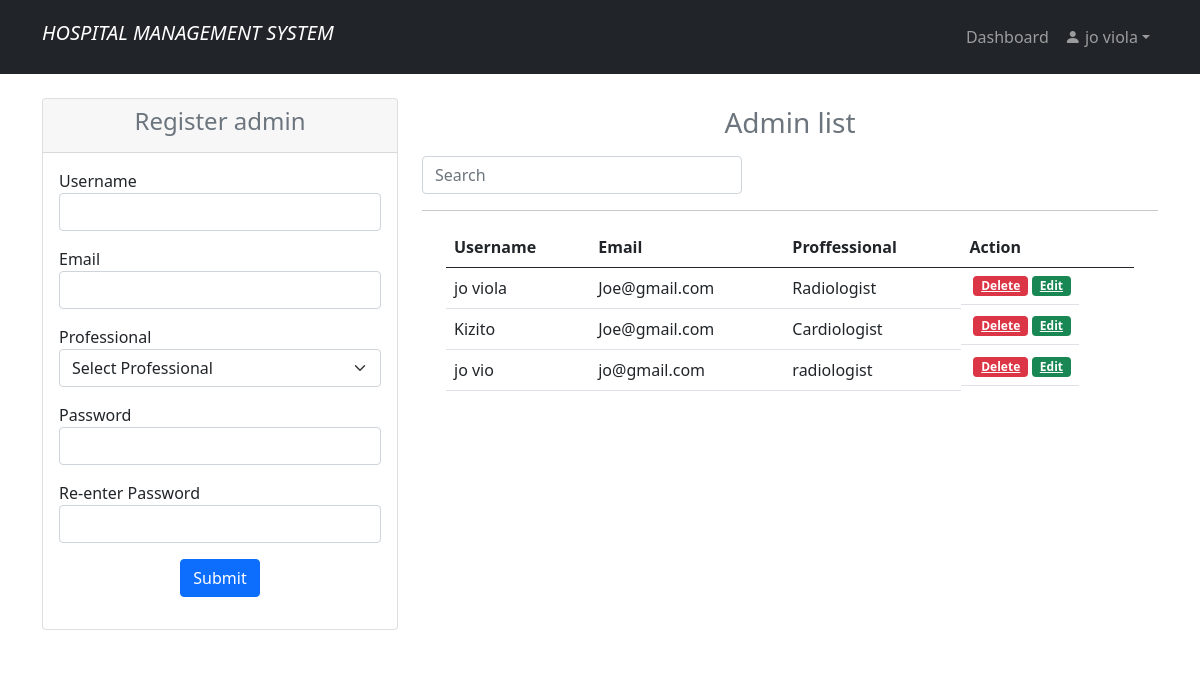
Page /admin_reg.php (signed in) on the earlier database version.
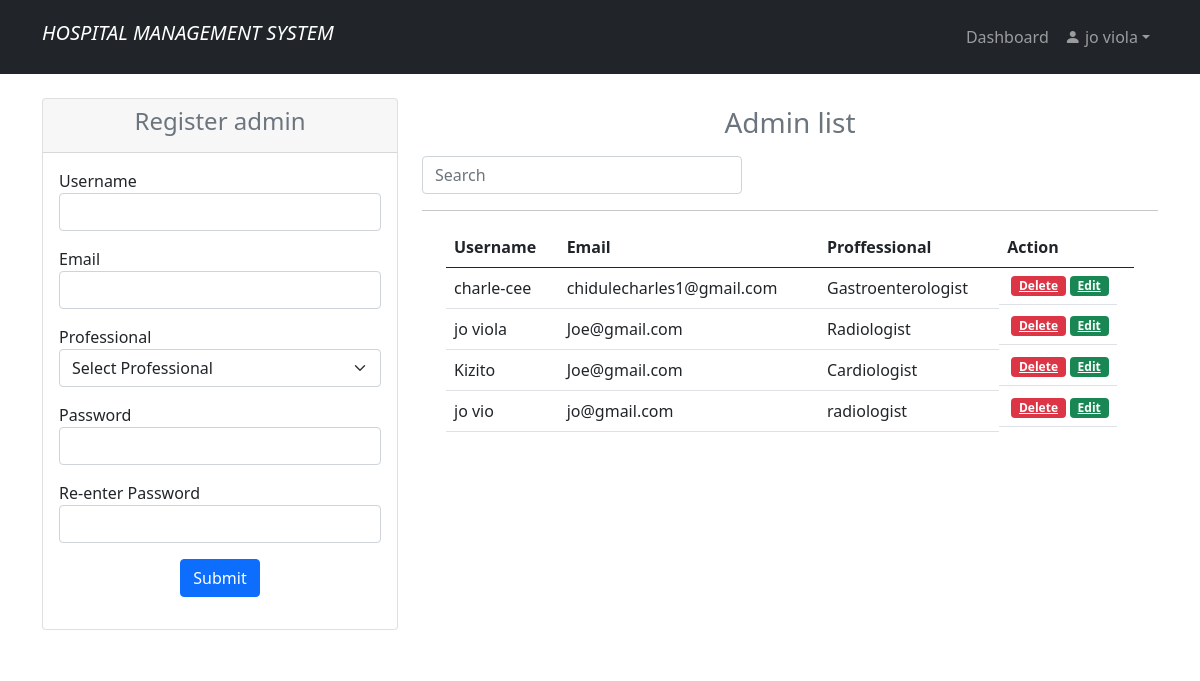
Same page on the later database version.
### tables this page shows
CREATE TABLE `users` (
  `id` int(11) NOT NULL,
  `uname` varchar(30) NOT NULL,
  `prof` varchar(30) NOT NULL,
  `pwd` text NOT NULL,
  `role` text NOT NULL,
  `email` text NOT NULL
);

### admin_regdb.php (called while the page is built, shortened)
<?php
    $update = false;
    $uname = '';
    $email = '';
    $pwd = '';
?>

### admin_reg.php (the view, shortened to what this page needs)
<?php
    include 'admin_regdb.php';
    if (isset($_SESSION['id']) && isset($_SESSION['uname'])){
?>
<!doctype html>
<html lang="en">
    <head>
        <link rel="stylesheet" href="https://cdn.jsdelivr.net/npm/bootstrap-icons@1.3.0/font/bootstrap-icons.css">
        <link rel="stylesheet" href="style.css"/>
        <link rel="stylesheet" href="bootstrap-5.0.0/css/bootstrap.min.css"/>
    </head>
    <body>
     <?php
            include "anavbar.php";
        ?>
<section class="p-4 bg-white">
        <div class="container">
            <div class="row">
                <div class="col-md-4">
                    <div class="card">
                        <div class="card-header">
                            <h4 class="text-center text-secondary">Register admin</h4>
                        </div>
                        <div class="card-body">
                        <form action="admin_regdb.php" method="POST">
                           <div class="form-group mb-3">
                               <label>Username</label>
                               <?php if (isset($_GET['uname'])) {?>
                               <input type="text" name="uname" class="form-control"
                               value="<?php echo $_GET['uname']; ?>"/>
                               <?php }else { ?>
                                   <input type="text" value="<?= $uname; ?>" name="uname" class="form-control"/>
                               <?php }?>
                           </div>
                           <div class="form-group mb-3">
                               <label>Email</label>
                               <?php if (isset($_GET['email'])) {?>
                               <input type="email" name="email" class="form-control"
                               value="<?php echo $_GET['email']; ?>"/>
                               <?php }else { ?>
                                   <input type="email" value="<?= $email; ?>" name="email" class="form-control"/>
                               <?php }?>
                           </div>
                           <div class="form-group mb-3">
                                <label for="professional">Professional</label>
                                <?php if (isset($_GET['prof'])) { ?>
                                    <select name="prof" class="form-control">
                                        <option value="<?php echo $_GET['prof']; ?>"><?php echo $_GET['prof']; ?></option>
                                    </select>
                                <?php } else { ?>
                                    <select name="prof" required class="form-select">
                                        <option value="">Select Professional</option>
                                    </select>
                                <?php } ?>
                            </div>
                       <div class="form-group mb-3">
                           <label>Password</label>
                           <input type="password" value="<?= $pwd; ?>" name="pwd" class="form-control"/>
                       </div>
                       <div class="form-group mb-3">
                           <label>Re-enter Password</label>
                           <input type="password" value="<?= $pwd; ?>" name="re_pwd" class="form-control"/>
                       </div>
                       <div class="form-group mb-3 text-center">
                        <?php if($update == TRUE) {?>
                            <button type="submit" name="update" class="btn btn-success">Update</button>
                        <?php } else {?>
                           <button type="submit" class="btn btn-primary" name="save">Submit</button>
                           <?php } ?>
                       </div>
                   </form>
                        </div>
                    </div>
                </div>
                <div class="col-md-8">
                <h3 class="text-center text-secondary p-2">
                    Admin list
                </h3>
                        <input class="form-control me-1" id="myInput" style="width:100%; max-width:20rem" type="text" placeholder="Search" aria-label="Search">
                <hr>
                <?php
                    $sql = "SELECT * FROM users WHERE role='admin' ORDER BY id DESC";
                    $result = $mysqli->query($sql);
                ?>
                        <div class="container" style="overflow:auto">
                            <table class="table table-hover">
                                <thead>
                                    <tr>
                                        <th>Username</th>
                                        <th>Email</th>
                                        <th>Proffessional</th>
                                        <th>Action</th>
                                    </tr>
                                </thead>
                                <tbody id = "myTable">
                                <?php while($row = $result->fetch_assoc()) { ?>
                                    <tr>
                                        <td><?= $row['uname']; ?></td>
                                        <td><?= $row['email']; ?></td>
                                        <td><?= $row['prof']; ?></td>
                                        <td class="btn-group btn-group-justified">
                                            <a href="admin_regdb.php?delete=<?php echo $row['id']; ?>" class="badge bg-danger mx-1"
                                            onclick="return confirm('This will be deleted completely?');">Delete</a>
                                            <a href="admin_reg.php?edit=<?php echo $row['id']; ?>" class="badge bg-success">Edit</a>
                                        </td>
                                    </tr>
                                <?php }?>
                                </tbody>
                            </table>
                        </div>
                </div>
         </div>
    </section>
        <?php
            include "footer.php";
        ?>
    </body>
</html>
<?php
    }else {
        header("Location: home.php");
        exit();
    }
?>

### anavbar.php (shortened to what this page needs)
<!doctype html>
<html lang="en">
    <head>
        <link rel="stylesheet" href="https://cdn.jsdelivr.net/npm/bootstrap-icons@1.3.0/font/bootstrap-icons.css">
        <link rel="stylesheet" href="style.css"/>
        <link rel="stylesheet" href="bootstrap-5.0.0/css/bootstrap.min.css"/>
    </head>
    <body>
        <nav class="navbar navbar-expand-lg bg-dark navbar-dark py-3">
            <div class="container">
                <h5 class="navbar-brand"><i>HOSPITAL MANAGEMENT SYSTEM</i></h5>
                <div class="collapse navbar-collapse" id="navmenu">
                    <ul class="navbar-nav ms-auto">
                        <li class="nav-item">
                            <a href="dashboard.php" class="nav-link">Dashboard </a>
                        </li>
                        <li class="nav-item dropdown">
                            <a class="nav-link dropdown-toggle bi bi-person-fill" href="#" role="button" data-bs-toggle="dropdown" aria-expanded="false">
                            <?php echo $_SESSION['uname']; ?></a>
                        </li>
                    </ul>
                </div>
            </div>
        </nav>
    </body>
</html>

### footer.php (shortened to what this page needs)
<!doctype html>
<html lang="en">
    <head>
        <link rel="stylesheet" href="https://cdn.jsdelivr.net/npm/bootstrap-icons@1.3.0/font/bootstrap-icons.css">
        <link rel="stylesheet" href="bootstrap-5.0.0/css/bootstrap.min.css"/>
    </head>
    <body>
        <section class="p-5 text-center">
        </section>
    </body>
</html>

### style.css (style rules this page uses)
body { margin: 0; padding: 0; background-size: 100%; font-family: sans-serif; }

Differences in the rows shown:
added users: uname "charle-cee", email "chidulecharles1@gmail.com", prof "Gastroenterologist"
